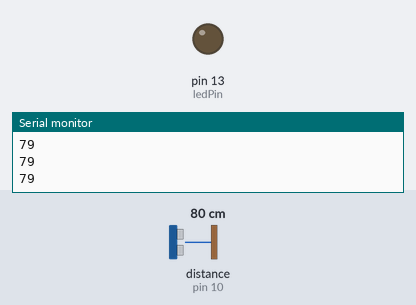
A sketch run on a simulated Arduino Uno, built with avr-gcc and run on an emulated ATmega328P. Shown: output pins drawn as LEDs (lit = HIGH), the last lines printed to the serial monitor. Wiring (inferred from the names in the program): ultrasonic range finder: trigger pin 9; echo pin 10. The inputs (shaded band) are chosen by the test bench; at power-on: distance to the obstacle (sensor on pin 10) 80 cm. The echo pulse lasts 58.3 µs per cm; pins used as bus, display or sensor lines are not drawn.

Above: at 1.2 s.
1.3 s: distance to the obstacle (sensor on pin 10) set to 22 cm
2.8 s: distance to the obstacle (sensor on pin 10) set to 18 cm
At 4.0 s:
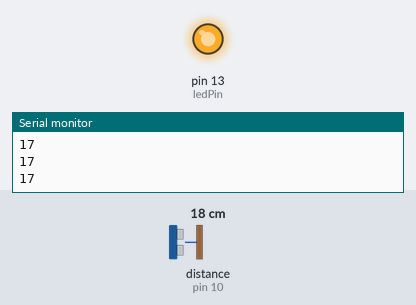
4.3 s: distance to the obstacle (sensor on pin 10) set to 35 cm
At 4.9 s:
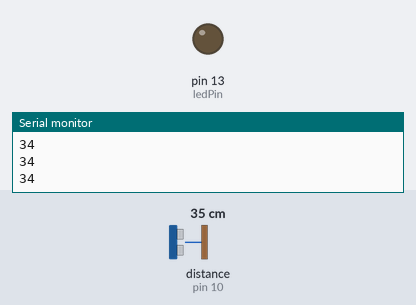
5.8 s: distance to the obstacle (sensor on pin 10) set to 2 cm
At 6.2 s:
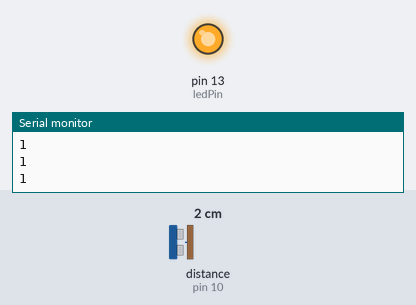
Timing chart, 0 to 8.3 s (numbered marks = the images above; inputs shaded):
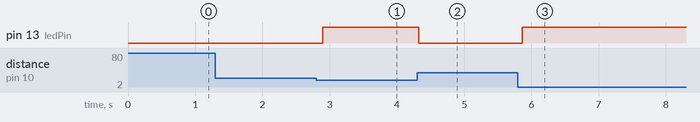

The sketch:

10_ultrasonic_W_led.ino
```cpp
//turn led on if distance less than 20cm

const int trigPin = 9;
const int echoPin = 10;
const int ledPin = 13;

long duration;
int distanceCm;

void setup() {
  // put your setup code here, to run once:
  pinMode(trigPin,OUTPUT);
  pinMode(echoPin, INPUT );
  pinMode(ledPin, OUTPUT);
  Serial.begin(9600);

}

void loop() {
  // put your main code here, to run repeatedly:
  digitalWrite(trigPin, LOW);
  delayMicroseconds(2);


  //creating pulse wave
  digitalWrite(trigPin,HIGH);
  delayMicroseconds(10);
  digitalWrite(trigPin, LOW);

  duration = pulseIn(echoPin, HIGH);
  distanceCm = duration * 0.034 / 2;

  if(distanceCm < 20){
    digitalWrite(ledPin, HIGH);
    Serial.println(distanceCm);
  }
  else{
    digitalWrite(ledPin, LOW);
    Serial.println(distanceCm);
  }

  delay(100);


}
```

Measured:
- the behaviour switches between 21 and 20 cm on distance to the obstacle (sensor on pin 10) (found by bisection; images 0 and 1)
- after the input at 2.8 s, pin 13 (ledPin): LOW → HIGH after 0.10 s
- after the input at 4.3 s, pin 13 (ledPin): HIGH → LOW at once
- after the input at 5.8 s, pin 13 (ledPin): LOW → HIGH after 0.06 s
